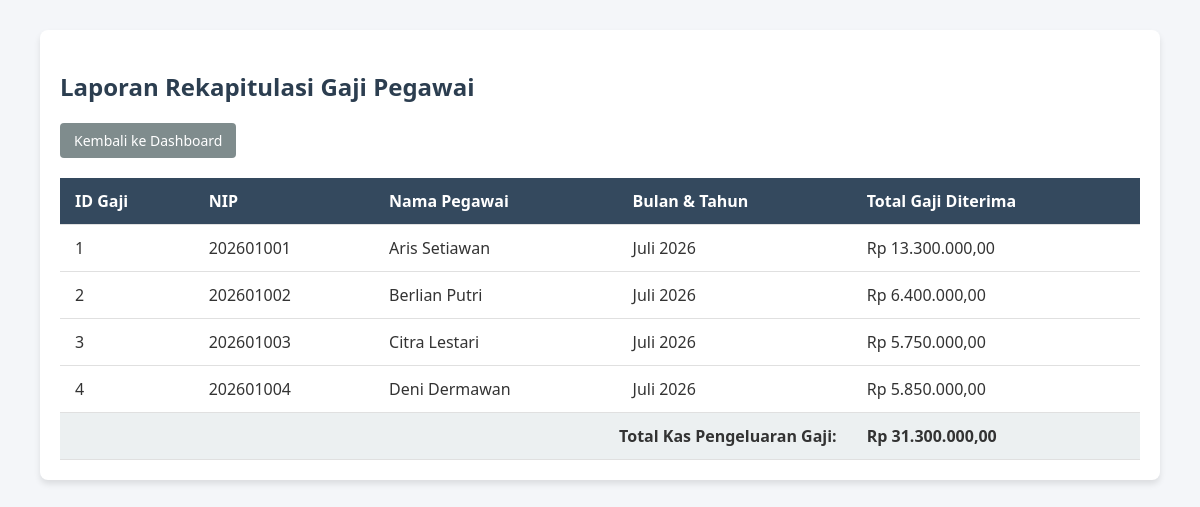
Page /app/laporan.php on the committed database.
### tables this page shows
CREATE TABLE gaji (
  id_gaji int(11) NOT NULL,
  id_pegawai int(11) DEFAULT NULL,
  bulan_tahun varchar(20) NOT NULL,
  tunjangan decimal(10,2) DEFAULT 0.00,
  potongan decimal(10,2) DEFAULT 0.00,
  total_gaji decimal(10,2) NOT NULL
);

CREATE TABLE pegawai (
  id_pegawai int(11) NOT NULL,
  nip varchar(20) NOT NULL,
  nama varchar(150) NOT NULL,
  email varchar(100) NOT NULL,
  tanggal_lahir date NOT NULL,
  id_jabatan int(11) DEFAULT NULL,
  id_departemen int(11) DEFAULT NULL
);

### app/laporan.php (the view, shortened to what this page needs)
<?php
include 'koneksi.php';
$report_query = "SELECT g.id_gaji, p.nama, p.nip, g.bulan_tahun, g.total_gaji
                 FROM gaji g
                 JOIN pegawai p ON g.id_pegawai = p.id_pegawai";
$result = mysqli_query($conn, $report_query);
$total_query = mysqli_query($conn, "SELECT SUM(total_gaji) AS grand_total FROM gaji");
$total_data = mysqli_fetch_assoc($total_query);
?>
<!DOCTYPE html>
<html lang="id">
<head>
    <link rel="stylesheet" href="assets/css/style.css">
</head>
<body>
    <div class="container">
        <h2>Laporan Rekapitulasi Gaji Pegawai</h2>
        <div class="nav">
            <a href="index.php" class="btn btn-back">Kembali ke Dashboard</a>
        </div>
        <table>
            <thead>
                <tr>
                    <th>ID Gaji</th>
                    <th>NIP</th>
                    <th>Nama Pegawai</th>
                    <th>Bulan & Tahun</th>
                    <th>Total Gaji Diterima</th>
                </tr>
            </thead>
            <tbody>
                <?php while($row = mysqli_fetch_assoc($result)) { ?>
                <tr>
                    <td><?php echo $row['id_gaji']; ?></td>
                    <td><?php echo htmlspecialchars($row['nip']); ?></td>
                    <td><?php echo htmlspecialchars($row['nama']); ?></td>
                    <td><?php echo htmlspecialchars($row['bulan_tahun']); ?></td>
                    <td>Rp <?php echo number_format($row['total_gaji'], 2, ',', '.'); ?></td>
                </tr>
                <?php } ?>
                <tr class="total-row">
                    <td colspan="4" style="text-align: right;">Total Kas Pengeluaran Gaji:</td>
                    <td>Rp <?php echo number_format($total_data['grand_total'] ?? 0, 2, ',', '.'); ?></td>
                </tr>
            </tbody>
        </table>
    </div>
</body>
</html>

### app/assets/style.css (style rules this page uses)
body { font-family: 'Segoe UI', Tahoma, Geneva, Verdana, sans-serif; margin: 0; padding: 0; background-color: #f4f6f9; color: #333; }
.container { width: 90%; max-width: 1200px; margin: 30px auto; background: #fff; padding: 20px; box-shadow: 0 4px 6px rgba(0,0,0,0.1); border-radius: 8px; }
h2 { color: #2c3e50; margin-bottom: 20px; }
.nav { margin-bottom: 20px; }
table { width: 100%; border-collapse: collapse; margin-top: 10px; }
th, td { padding: 12px 15px; text-align: left; border-bottom: 1px solid #e0e0e0; }
th { background-color: #34495e; color: white; }
.btn { padding: 8px 14px; text-decoration: none; border-radius: 4px; color: white; font-size: 14px; display: inline-block; border: none; cursor: pointer; }
.btn-back { background-color: #7f8c8d; }

### app/laporan.php (style rules this page uses)
.total-row { font-weight: bold; background-color: #ecf0f1; }

### rows in the picture
gaji: id_gaji "1", id_pegawai.nip "202601001", id_pegawai.nama "Aris Setiawan", bulan_tahun "Juli 2026", total_gaji "13.300.000,00"
gaji: id_gaji "2", id_pegawai.nip "202601002", id_pegawai.nama "Berlian Putri", bulan_tahun "Juli 2026", total_gaji "6.400.000,00"
gaji: id_gaji "3", id_pegawai.nip "202601003", id_pegawai.nama "Citra Lestari", bulan_tahun "Juli 2026", total_gaji "5.750.000,00"
gaji: id_gaji "4", id_pegawai.nip "202601004", id_pegawai.nama "Deni Dermawan", bulan_tahun "Juli 2026", total_gaji "5.850.000,00"

### other values in the picture
$total_data['grand_total'] "31.300.000,00"
